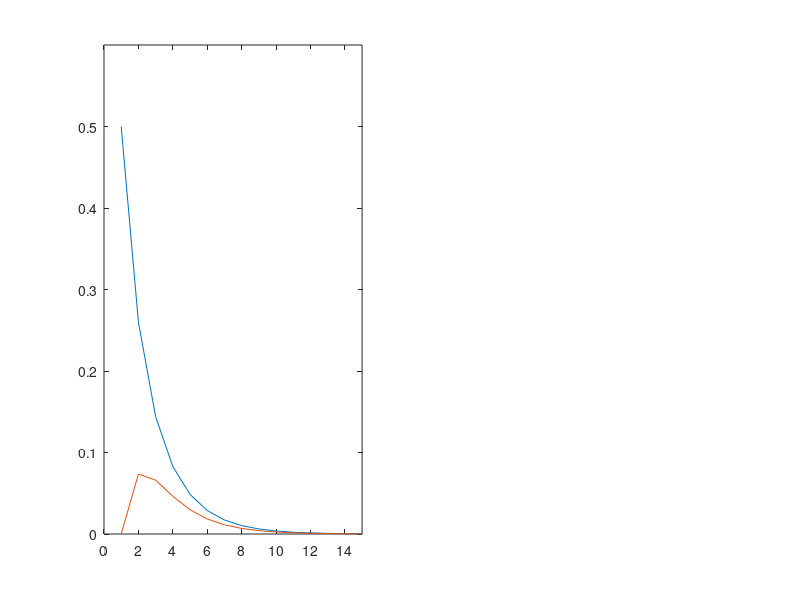

This figure's MATLAB source: (Note: this script raises an error after producing the figure.)
% Compute IRFs from VAR2
clear; clc; clf;
addpath(genpath('./db.toolbox/'))

A = [0.4	0.1; 0.2	0.5];
Sig2 = [0.25	0.3; 0.3	0.9];

P = chol(Sig2)';
d = diag(P);
D = diag(d);

%% SET UNIT == 1 BELOW TO COMPUTE ONE UNIT SHOCK BASED IRFS
UNIT = 0;
if UNIT; P = P*inv(D); end

N = 15;
k = size(A,1);
irf = zeros(N+1,k^2);
phi = zeros(k,k,N+1);

diag_sphi = zeros(N+1,k);
sumirf2   = zeros(N+1,k^2);

for i=1:N+1
  tmp_  = A^(i-1)*P;
  % irf(i,:)    = (tmp_(:))';
  irf(i,:)    = vec(tmp_');
  phi(:,:,i)  = tmp_;
  phi2(:,:,i) = phi(:,:,i).^2;
  sum_phi2(:,:,i) = sum(phi2(:,:,1:i),3);
  irf2(i,:)     = irf(i,:).^2;
  sumirf2(i,:)  = sum(irf2(1:i,:),1);
  phiphi(:,:,i) = phi(:,:,i)*phi(:,:,i)';
  sphi(:,:,i)   = sum(phiphi(:,:,1:i),3);
  diag_sphi(i,:) = (diag(sphi(:,:,i)))';
  % fevd(i,1) = sum(ej'*phi(:,:,i)*el)^2/diag_sphi(j)
end
fevd = sumirf2./repmat(diag_sphi,1,k);
reshape(fevd,(N+1)*k,k);

% do the plotting now
clf; POS = [.5 .35 .35]; FNS = 16; PS2 = -1.17;
subplot(1,k,1)
  plot(irf(:,[1:k]))
  ylim([0 .6])
  if UNIT; ylim([0 1.2]); end
  xlim([0 15])
setplot([.12 POS],[],FNS)
% add2yaxislabel
addlegend({'$U_1$','$U_2$'})
addsubtitle('Response of $X_1$ to shocks in', PS2)
hline(0,'k-');

subplot(1,k,2);
  plot(irf(:,[k+1:end]));
  ylim([0 .8])
  if UNIT; ylim([0 1.2]); end
  xlim([0 15])
setplot([ .55 POS],[],FNS)
% add2yaxislabel
addlegend({'$U_1$','$U_2$'})
addsubtitle('Response of $X_2$ to shocks in', PS2)
hline(0,'k-');

% % UNCOMMENT TO PRINT TO PDF 
% if UNIT==0
%   print2pdf('IRFs1', 1)
% else 
%   print2pdf('IRFs2', 1);
% end

%% LOCAL FUNCTION DEFINITION
% make vec operator function
function xout = vec(xin)
  xout = xin(:);
end


